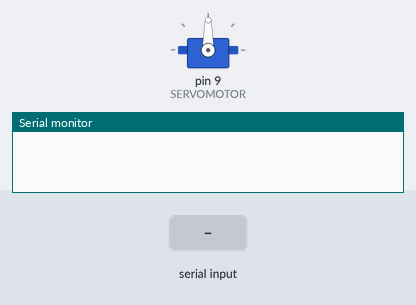
Simulated run of this sketch. Board: Arduino Uno, built with avr-gcc and run on an emulated ATmega328P. Shown: servo, the last lines printed to the serial monitor. The test bench sets the inputs (shaded band).

Above: at 1.2 s.
1.3 s: byte 30 received over Serial
At 2.5 s:
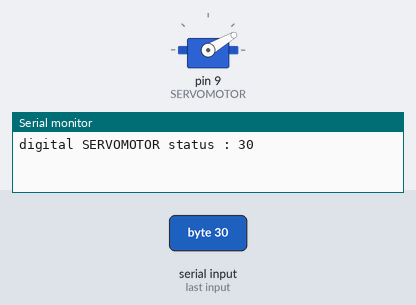
2.8 s: byte 120 received over Serial
At 3.7 s:
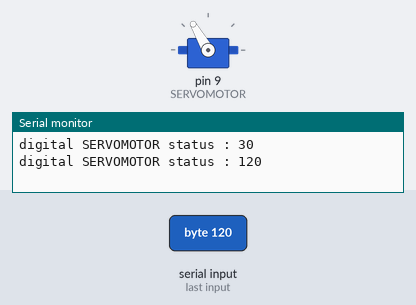
Timing chart, 0 to 5.8 s (numbered marks = the images above; inputs shaded):
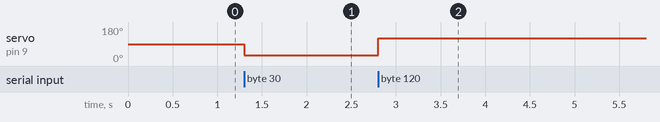

The sketch:

pyserial_servo.ino
```cpp
#include <Servo.h>
#define SERVOMOTOR 9

Servo myservo;

int angle = 0;
void setup() {
  Serial.begin(9600);
  myservo.attach(SERVOMOTOR);
}


void loop() {
  if (Serial.available() > 0) {
    angle = Serial.read();
    if(0 <= angle && angle <= 180){
      myservo.write(angle);
      Serial.print("digital SERVOMOTOR status : ");
      Serial.println(angle);
    }
  }
  Serial.flush();
}
```

Measured:
- after the input at 1.3 s, servo on pin 9 (SERVOMOTOR): 90° → 30° at once
- after the input at 2.8 s, servo on pin 9 (SERVOMOTOR): 30° → 120° at once
